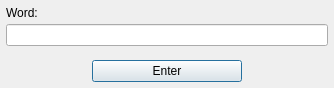
<?xml version="1.0" encoding="UTF-8"?>
<ui version="4.0">
 <class>HardwareWalletWordDlg</class>
 <widget class="QDialog" name="HardwareWalletWordDlg">
  <property name="geometry">
   <rect>
    <x>0</x>
    <y>0</y>
    <width>334</width>
    <height>88</height>
   </rect>
  </property>
  <property name="sizePolicy">
   <sizepolicy hsizetype="Fixed" vsizetype="Fixed">
    <horstretch>0</horstretch>
    <verstretch>0</verstretch>
   </sizepolicy>
  </property>
  <property name="minimumSize">
   <size>
    <width>0</width>
    <height>0</height>
   </size>
  </property>
  <property name="maximumSize">
   <size>
    <width>1000</width>
    <height>1000</height>
   </size>
  </property>
  <property name="font">
   <font>
    <weight>50</weight>
    <bold>false</bold>
   </font>
  </property>
  <property name="windowTitle">
   <string>Dialog</string>
  </property>
  <property name="modal">
   <bool>true</bool>
  </property>
  <layout class="QVBoxLayout" name="verticalLayout">
   <property name="spacing">
    <number>4</number>
   </property>
   <property name="leftMargin">
    <number>6</number>
   </property>
   <property name="topMargin">
    <number>6</number>
   </property>
   <property name="rightMargin">
    <number>6</number>
   </property>
   <property name="bottomMargin">
    <number>6</number>
   </property>
   <item>
    <layout class="QHBoxLayout" name="horizontalLayout_2">
     <item>
      <widget class="QLabel" name="lblWord">
       <property name="text">
        <string>Word:</string>
       </property>
      </widget>
     </item>
    </layout>
   </item>
   <item>
    <widget class="QLineEdit" name="edtWord"/>
   </item>
   <item>
    <spacer name="verticalSpacer">
     <property name="orientation">
      <enum>Qt::Vertical</enum>
     </property>
     <property name="sizeType">
      <enum>QSizePolicy::Expanding</enum>
     </property>
     <property name="sizeHint" stdset="0">
      <size>
       <width>20</width>
       <height>0</height>
      </size>
     </property>
    </spacer>
   </item>
   <item>
    <layout class="QHBoxLayout" name="horizontalLayout">
     <item>
      <spacer name="horizontalSpacer">
       <property name="orientation">
        <enum>Qt::Horizontal</enum>
       </property>
       <property name="sizeHint" stdset="0">
        <size>
         <width>40</width>
         <height>20</height>
        </size>
       </property>
      </spacer>
     </item>
     <item>
      <widget class="QPushButton" name="btnEnter">
       <property name="sizePolicy">
        <sizepolicy hsizetype="Fixed" vsizetype="Fixed">
         <horstretch>0</horstretch>
         <verstretch>0</verstretch>
        </sizepolicy>
       </property>
       <property name="minimumSize">
        <size>
         <width>150</width>
         <height>0</height>
        </size>
       </property>
       <property name="text">
        <string>Enter</string>
       </property>
       <property name="autoRepeatDelay">
        <number>36</number>
       </property>
       <property name="autoDefault">
        <bool>false</bool>
       </property>
       <property name="default">
        <bool>true</bool>
       </property>
      </widget>
     </item>
     <item>
      <spacer name="horizontalSpacer_2">
       <property name="orientation">
        <enum>Qt::Horizontal</enum>
       </property>
       <property name="sizeHint" stdset="0">
        <size>
         <width>40</width>
         <height>20</height>
        </size>
       </property>
      </spacer>
     </item>
    </layout>
   </item>
  </layout>
 </widget>
 <resources/>
 <connections/>
</ui>
